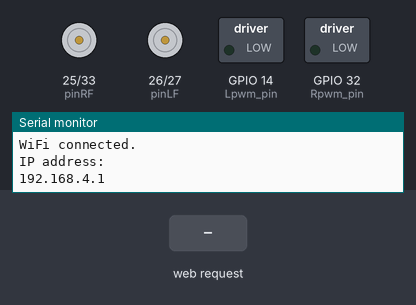
The sketch below on a simulated ESP32. Shown: motor-driver pin pairs drawn as motors (green arrow = first pin HIGH = forward, orange = second pin HIGH = backward, longer = more drive), switched loads named in the sketch (green lamp = pin HIGH), the last lines printed to the serial monitor. The inputs (shaded band) are chosen by the test bench.

Above: at 1.2 s.
1.3 s: HTTP request GET /forward received
At 2.2 s:
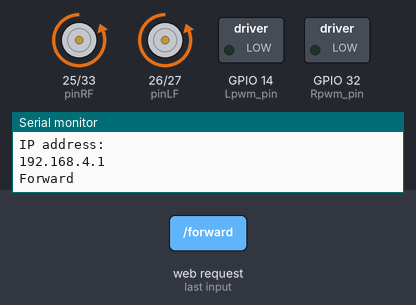
2.8 s: HTTP request GET /left received
At 3.3 s:
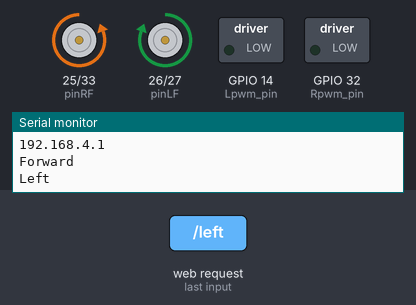
4.3 s: HTTP request GET /stop received
At 5.5 s:
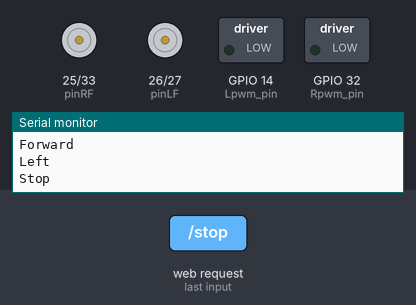
5.8 s: HTTP request GET /right received
At 6.8 s:
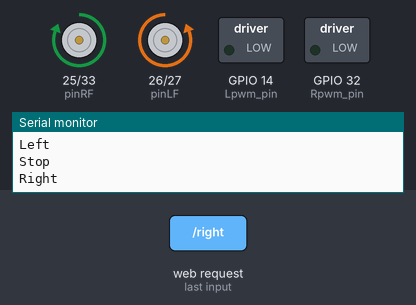
7.3 s: HTTP request GET /reverse received
At 8.0 s:
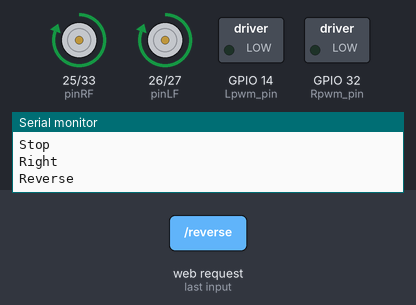
8.8 s: HTTP request GET /forward?value=1 received
At 9.1 s:
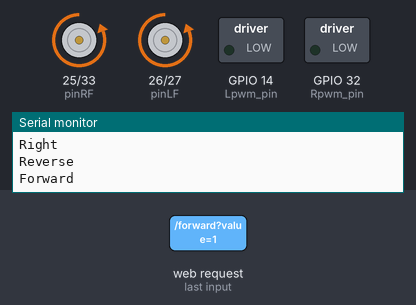
Timing chart, 0 to 11.3 s (numbered marks = the images above; inputs shaded):
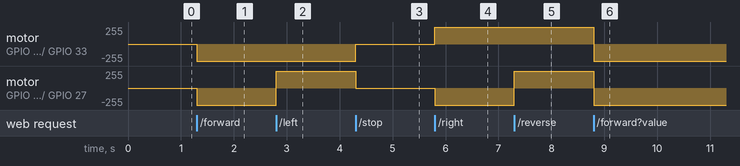

The sketch:

WIFIcontrolled.ino
```cpp
// (licence header left out)
#include <WiFi.h>
#include <WebServer.h>
#include "motor_functions.h"

// Define credentials for the access point
const char* ssid     = "RobotCarKit";
const char* password = NULL;

// Create an instance of the WebServer on port 80
WebServer server(80);

String valueString = String(0);

void handleRoot() {
  const char html[] PROGMEM = R"rawliteral(
  <!DOCTYPE HTML><html>
  <head>
    <meta name="viewport" content="width=device-width, initial-scale=1">
    <link rel="icon" href="data:,">
    <style>
      html { font-family: Helvetica; display: inline-block; margin: 0px auto; text-align: center; }
      .button { -webkit-user-select: none; -moz-user-select: none; -ms-user-select: none; user-select: none; background-color: #4CAF50; border: none; color: white; padding: 12px 28px; text-decoration: none; font-size: 26px; margin: 1px; cursor: pointer; }
      .button2 {background-color: #555555;}
    </style>
    <script>
      function moveForward() { fetch('/forward'); }
      function moveLeft() { fetch('/left'); }
      function stopRobot() { fetch('/stop'); }
      function moveRight() { fetch('/right'); }
      function moveReverse() { fetch('/reverse'); }

      function updateMotorSpeed(pos) {
        document.getElementById('motorSpeed').innerHTML = pos;
        fetch(`/speed?value=${pos}`);
      }
    </script>
  </head>
  <body>
    <h1>ESP32 Motor Control</h1>
    <p><button class="button" onclick="moveForward()">FORWARD</button></p>
    <div style="clear: both;">
      <p>
        <button class="button" onclick="moveLeft()">LEFT</button>
        <button class="button button2" onclick="stopRobot()">STOP</button>
        <button class="button" onclick="moveRight()">RIGHT</button>
      </p>
    </div>
    <p><button class="button" onclick="moveReverse()">REVERSE</button></p>
    <p>Motor Speed: <span id="motorSpeed">0</span></p>
    <input type="range" min="0" max="100" step="25" id="motorSlider" oninput="updateMotorSpeed(this.value)" value="0"/>
  </body>
  </html>)rawliteral";
  server.send(200, "text/html", html);
}

void handleForward() {
  Serial.println("Forward");
  advance();
  server.send(200);
}

void handleLeft() {
  Serial.println("Left");
  turnL();
  server.send(200);
}

void handleStop() {
  Serial.println("Stop");
  stopp();
  server.send(200);
}

void handleRight() {
  Serial.println("Right");
  turnR();
  server.send(200);
}

void handleReverse() {
  Serial.println("Reverse");
  back();
  server.send(200);
}

void handleSpeed() {
  if (server.hasArg("value")) {
    valueString = server.arg("value");
    int value = valueString.toInt();
    set_speed(value);
    Serial.println("Motor speed set to " + String(value));
  }
  server.send(200);
}

void setup() {
  Serial.begin(115200);

  M_Control_IO_config();

  // Connect to Wi-Fi
  Serial.print("Connecting to ");
  Serial.println(ssid);
  WiFi.softAP(ssid, password);
  // Print soft access point IP address and start web server
  Serial.println("");
  Serial.println("WiFi connected.");
  Serial.println("IP address: ");
  Serial.println(WiFi.softAPIP());
  server.begin();

  // Define routes
  server.on("/", handleRoot);
  server.on("/forward", handleForward);
  server.on("/left", handleLeft);
  server.on("/stop", handleStop);
  server.on("/right", handleRight);
  server.on("/reverse", handleReverse);
  server.on("/speed", handleSpeed);

  // Start the server
  server.begin();
}

void loop() {
  server.handleClient();
}
```

motor_functions.h
```cpp
/*
 * motor_functions.h - Obstacle detetcion functions
 * extracted from RobitCarKit obstacleAvoid sample.
 *
 * Two DC motors driven by a L298N motor driver.
 */

// motors
/*
// Motor 1
int motor1Pin1 = 27;
int motor1Pin2 = 26;
int enable1Pin = 14;

// Motor 2
int motor2Pin1 = 33;
int motor2Pin2 = 25;
int enable2Pin = 32;
*/
// Setting PWM properties
const int freq = 30000;
const int resolution = 8;
int dutyCycle = 0;


#define Lpwm_pin  14    //pin of controlling speed---- ENA of motor driver board
#define Rpwm_pin  32    //pin of controlling speed---- ENB of motor driver board
int pinLB = 27;         //pin of controlling turning---- IN1 of motor driver board
int pinLF = 26;         //pin of controlling turning---- IN2 of motor driver board
int pinRB = 33;         //pin of controlling turning---- IN3 of motor driver board
int pinRF = 25;         //pin of controlling turning---- IN4 of motor driver board
unsigned char Lpwm_val = 120; //initialized left wheel speed at 250
unsigned char Rpwm_val = 120; //initialized right wheel speed at 250
// vehicle using motors
int Car_state = 0;           //the working state of car

/* Initialize the motor control */
void M_Control_IO_config(void)
{
  // Set the Motor pins as outputs
  pinMode(pinLB, OUTPUT);
  pinMode(pinLF, OUTPUT);
  pinMode(pinRB, OUTPUT);
  pinMode(pinRF, OUTPUT);

  // Configure PWM Pins
  ledcAttach(Lpwm_pin, freq, resolution);
  ledcAttach(Rpwm_pin, freq, resolution);

  // Initialize PWM with 0 duty cycle
  ledcWrite(Lpwm_pin, 0);
  ledcWrite(Rpwm_pin, 0);

}

void Set_Speed(unsigned char Left, unsigned char Right) //function of setting speed
{
  analogWrite(Lpwm_pin, Left);
  analogWrite(Rpwm_pin, Right);
}

void set_speed(int value)
{
  if (value == 0) {
    ledcWrite(Lpwm_pin, 0);
    ledcWrite(Rpwm_pin, 0);
    digitalWrite(pinLB, LOW);
    digitalWrite(pinLF, LOW);
    digitalWrite(pinRB, LOW);
    digitalWrite(pinRF, LOW);
  } else {
    dutyCycle = map(value, 25, 100, 200, 255);
    ledcWrite(Lpwm_pin, dutyCycle);
    ledcWrite(Rpwm_pin, dutyCycle);
  }
}

void back()
{
  digitalWrite(pinRB, LOW);
  digitalWrite(pinRF, HIGH);
  digitalWrite(pinLB, LOW);
  digitalWrite(pinLF, HIGH);
  Car_state = 1;
}
void turnR()
{
  digitalWrite(pinRB, LOW);
  digitalWrite(pinRF, HIGH);
  digitalWrite(pinLB, HIGH);
  digitalWrite(pinLF, LOW);
  Car_state = 4;
}
void turnL()
{
  digitalWrite(pinRB, HIGH);
  digitalWrite(pinRF, LOW );
  digitalWrite(pinLB, LOW);
  digitalWrite(pinLF, HIGH);
  Car_state = 3;
}
void stopp()
{
  digitalWrite(pinRB, HIGH);
  digitalWrite(pinRF, HIGH);
  digitalWrite(pinLB, HIGH);
  digitalWrite(pinLF, HIGH);
  Car_state = 5;
}
void advance()
{
  digitalWrite(pinRB, HIGH);
  digitalWrite(pinRF, LOW);
  digitalWrite(pinLB, HIGH);
  digitalWrite(pinLF, LOW);
  Car_state = 2;
}
```

Measured:
- after the input at 1.3 s, motor on GPIO 25 (pinRF) / GPIO 33 (pinRB), motor on GPIO 26 (pinLF) / GPIO 27 (pinLB): stopped → backward 255/255 at once
- after the input at 2.8 s, motor on GPIO 26 (pinLF) / GPIO 27 (pinLB): backward 255/255 → forward 255/255 at once
- after the input at 4.3 s, motor on GPIO 25 (pinRF) / GPIO 33 (pinRB): backward 255/255 → stopped at once; motor on GPIO 26 (pinLF) / GPIO 27 (pinLB): forward 255/255 → stopped at once
- after the input at 5.8 s, motor on GPIO 25 (pinRF) / GPIO 33 (pinRB): stopped → forward 255/255 at once; motor on GPIO 26 (pinLF) / GPIO 27 (pinLB): stopped → backward 255/255 at once
- after the input at 7.3 s, motor on GPIO 26 (pinLF) / GPIO 27 (pinLB): backward 255/255 → forward 255/255 at once
- after the input at 8.8 s, motor on GPIO 25 (pinRF) / GPIO 33 (pinRB), motor on GPIO 26 (pinLF) / GPIO 27 (pinLB): forward 255/255 → backward 255/255 at once
